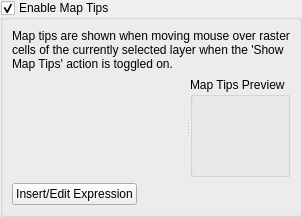
         <widget class="QWidget" name="mOptsPage_Display">
          <layout class="QVBoxLayout" name="verticalLayout_25">
           <property name="leftMargin">
            <number>0</number>
           </property>
           <property name="topMargin">
            <number>0</number>
           </property>
           <property name="rightMargin">
            <number>0</number>
           </property>
           <property name="bottomMargin">
            <number>0</number>
           </property>
           <item>
            <widget class="QWidget" name="scrollArea_10" native="true">
             <property name="widgetResizable" stdset="0">
              <bool>true</bool>
             </property>
             <layout class="QGridLayout" name="gridLayout_101">
              <property name="leftMargin">
               <number>0</number>
              </property>
              <property name="topMargin">
               <number>0</number>
              </property>
              <property name="rightMargin">
               <number>0</number>
              </property>
              <property name="bottomMargin">
               <number>0</number>
              </property>
              <item row="0" column="0">
               <widget class="QGroupBox" name="mEnableMapTips">
                <property name="title">
                 <string>Enable Map Tips</string>
                </property>
                <property name="checkable">
                 <bool>true</bool>
                </property>
                <property name="sizePolicy">
                 <sizepolicy hsizetype="Preferred" vsizetype="MinimumExpanding">
                  <horstretch>0</horstretch>
                  <verstretch>0</verstretch>
                 </sizepolicy>
                </property>
                <layout class="QVBoxLayout" name="verticalLayout_22">
                 <item>
                  <widget class="QLabel" name="labelMapTipInfo">
                   <property name="text">
                    <string>Map tips are shown when moving mouse over raster cells of the currently selected layer when the 'Show Map Tips' action is toggled on.</string>
                   </property>
                   <property name="wordWrap">
                    <bool>true</bool>
                   </property>
                  </widget>
                 </item>
                 <item>
                  <widget class="QSplitter" name="mMapTipSplitter">
                   <property name="sizePolicy">
                    <sizepolicy hsizetype="Expanding" vsizetype="Expanding">
                     <horstretch>0</horstretch>
                     <verstretch>0</verstretch>
                    </sizepolicy>
                   </property>
                   <property name="orientation">
                    <enum>Qt::Horizontal</enum>
                   </property>
                   <widget class="QgsCodeEditorHTML" name="mMapTipWidget" native="true">
                    <property name="sizePolicy">
                     <sizepolicy hsizetype="Preferred" vsizetype="MinimumExpanding">
                      <horstretch>0</horstretch>
                      <verstretch>0</verstretch>
                     </sizepolicy>
                    </property>
                    <property name="minimumSize">
                     <size>
                      <width>100</width>
                      <height>100</height>
                     </size>
                    </property>
                   </widget>
                   <widget class="QGroupBox" name="mMapTipPreviewContainer">
                    <property name="minimumSize">
                     <size>
                      <width>100</width>
                      <height>100</height>
                     </size>
                    </property>
                    <property name="title">
                     <string>Map Tips Preview</string>
                    </property>
                    <layout class="QVBoxLayout" name="mMapTipPreviewLayout">
                     <property name="leftMargin">
                      <number>0</number>
                     </property>
                     <property name="topMargin">
                      <number>0</number>
                     </property>
                     <property name="rightMargin">
                      <number>0</number>
                     </property>
                     <property name="bottomMargin">
                      <number>0</number>
                     </property>
                    </layout>
                   </widget>
                  </widget>
                 </item>
                 <item>
                  <widget class="QPushButton" name="mInsertExpressionButton">
                   <property name="sizePolicy">
                    <sizepolicy hsizetype="Fixed" vsizetype="Fixed">
                     <horstretch>0</horstretch>
                     <verstretch>0</verstretch>
                    </sizepolicy>
                   </property>
                   <property name="text">
                    <string>Insert/Edit Expression</string>
                   </property>
                   <property name="icon">
                    <iconset resource="../../images/images.qrc">
                     <normaloff>:/images/themes/default/mIconExpression.svg</normaloff>:/images/themes/default/mIconExpression.svg</iconset>
                   </property>
                  </widget>
                 </item>
                </layout>
               </widget>
              </item>
             </layout>
            </widget>
           </item>
          </layout>
         </widget>
